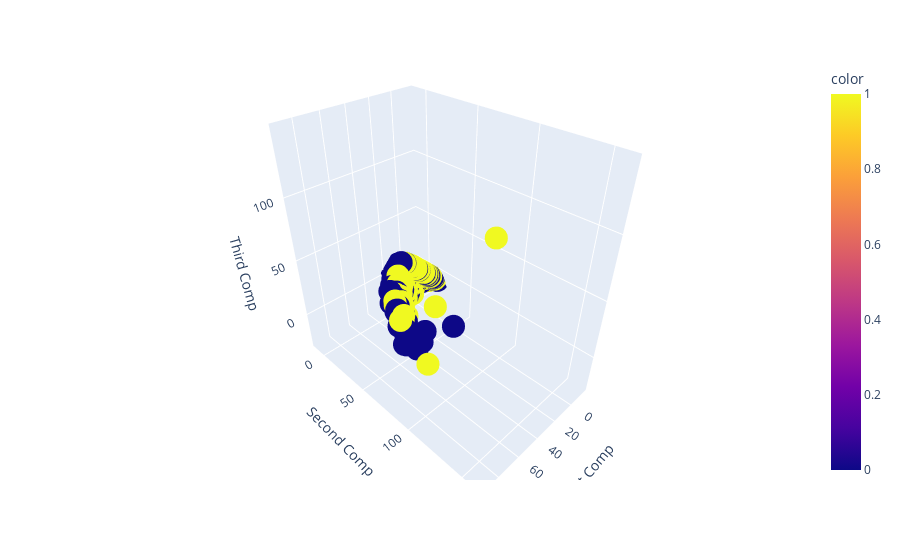

Write notebook code for a chart like this one.
### Code cell
import plotly.express as px

from sklearn.decomposition import PCA
from sklearn.preprocessing import StandardScaler, FunctionTransformer
from sklearn.pipeline import Pipeline


pca = Pipeline([("standarize", StandardScaler()), ("pca",PCA(n_components = 3)), ("dataframe", FunctionTransformer(lambda x: pd.DataFrame(x, columns = ["First Comp", "Second Comp", "Third Comp"])))]).fit(X)
X3D = pca.transform(X)
px.scatter_3d(x = "First Comp", y = "Second Comp",z = "Third Comp", data_frame= X3D, color= y)

### Figure 1 — Plotly figure (JSON) as saved in the notebook; plotly's stock layout.template omitted (floating-point values rounded to 4 significant figures; data arrays with more than 128 entries replaced by an {"elided": "..."} marker saying what was removed)
{"data": [{"hovertemplate": "First Comp=%{x}<br>Second Comp=%{y}<br>Third Comp=%{z}<br>color=%{marker.color}<extra></extra>", "legendgroup": "", "marker": {"color": {"elided": "6014 int values"}, "coloraxis": "coloraxis", "symbol": "circle"}, "mode": "markers", "name": "", "scene": "scene", "showlegend": false, "type": "scatter3d", "x": {"elided": "6014 float values"}, "y": {"elided": "6014 float values"}, "z": {"elided": "6014 float values"}}], "layout": {"coloraxis": {"colorbar": {"title": {"text": "color"}}, "colorscale": [[0, "#0d0887"], [0.1111, "#46039f"], [0.2222, "#7201a8"], [0.3333, "#9c179e"], [0.4444, "#bd3786"], [0.5556, "#d8576b"], [0.6667, "#ed7953"], [0.7778, "#fb9f3a"], [0.8889, "#fdca26"], [1, "#f0f921"]]}, "legend": {"tracegroupgap": 0}, "margin": {"t": 60}, "scene": {"domain": {"x": [0, 1], "y": [0, 1]}, "xaxis": {"title": {"text": "First Comp"}}, "yaxis": {"title": {"text": "Second Comp"}}, "zaxis": {"title": {"text": "Third Comp"}}}}}
